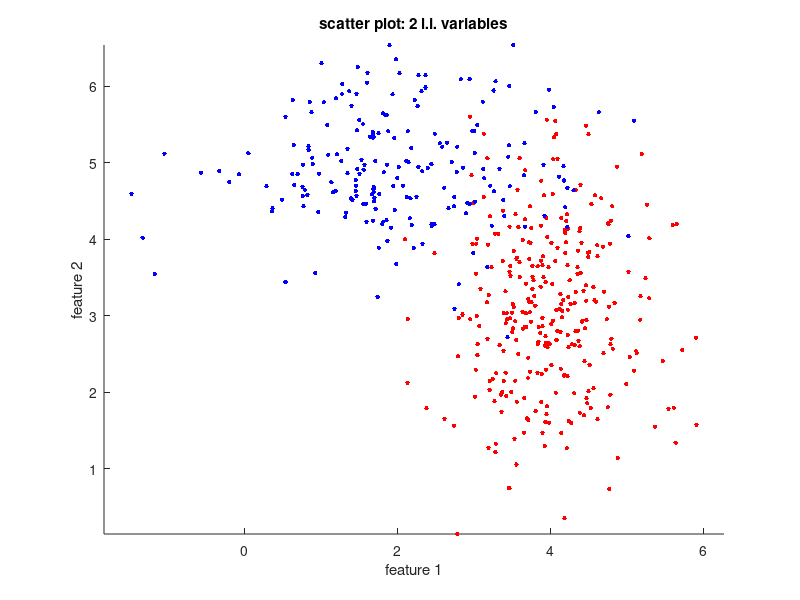
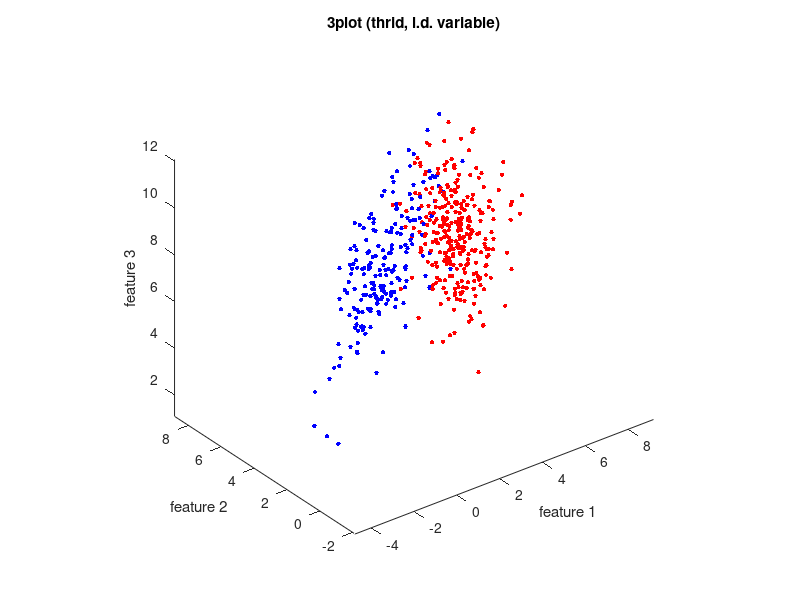
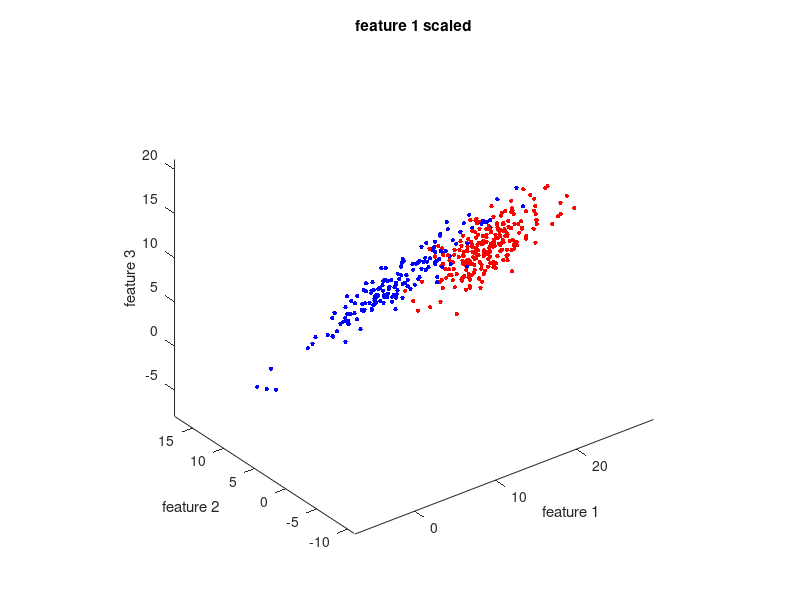

The MATLAB source for these figures, in order: (Note: this script raises an error after producing the figures.)
%% empty
clear all,close all, clc
%% generate gaussian-distributed dataset
F_c1 = mvnrnd([4 3], [.4 1.2], 300);    
F_c2 = mvnrnd([2 5], [1.5 .5], 200);  

cla    
hold on
plot(F_c1(:, 1), F_c1(:, 2), 'r.', 'markersize',10)
plot(F_c2(:, 1), F_c2(:, 2), 'b.', 'markersize',10)
axis equal

xlabel('feature 1')    
ylabel('feature 2')
title('scatter plot: 2 l.i. variables')

%% steps

% add thrid feature:
F_c1 = [F_c1 1.5*F_c1(:, 1) + 0.8*F_c1(:, 2)];
F_c2 = [F_c2 1.5*F_c2(:, 1) + 0.8*F_c2(:, 2)];

figure    
hold on   
plot3(F_c1(:, 1), F_c1(:, 2), F_c1(:, 3), 'r.', 'markersize',10) 
plot3(F_c2(:, 1), F_c2(:, 2), F_c2(:, 3), 'b.', 'markersize',10) 
axis equal    
view(3)     

xlabel('feature 1')  
ylabel('feature 2')    
zlabel('feature 3')
title('3plot (thrid, l.d. variable)')

% create dataset (add labels):
F = [F_c1;F_c2];
L = [ones([300 1]);2*ones([200 1])]; 
data = [F L];

% corrupt feature 2:
data = data(randperm(size(data, 1)), :);
Nnan = round(0.2*size(data, 1)); % 20% smaples as invalid 
% random vector--> range:[1-size(data)] integers | size: Nnan
nan_idx = randi([1 size(data, 1)], [Nnan 1]);   
nan_idx = unique(nan_idx, 'stable'); % erase duplicated indexes
data(nan_idx, 2) = nan; % introduce Nans

% scale-corrupting:
scale = 5; 
data(:, 1) = scale*data(:, 1);

% plot
figure    
hold on    
c1_map = (data(:, end) == 1); 
c2_map = (data(:, end) == 2);
plot3(data(c1_map, 1), data(c1_map, 2), data(c1_map, 3), 'r.', 'markersize',10)     % plotto i campioni di classe 1 selezionandoli dal dataset con la relativa mappa
plot3(data(c2_map, 1), data(c2_map, 2), data(c2_map, 3), 'b.', 'markersize',10)     % plotto allo stesso modo i campioni di classe 2
axis equal 
view(3)

xlabel('feature 1') 
ylabel('feature 2') 
zlabel('feature 3')  
title('feature 1 scaled')

%% cleaning dataset

% -- substitute NaNs by the mean (class-depend.):
F = data(:, 1:end - 1); 
L = data(:, end);
C = unique(data(:, end));

F_nan_idx = find(any(isnan(F), 1)); % find nan-containing columns

for i = 1:length(F_nan_idx)
    for j = 1:length(C) % for each CLASS:
        C_j_map = (L == C(j)); % map for current-for-loop class
        nan_map = isnan(F(:, F_nan_idx(i))); % search for nans in colum reported      
        C_j_nan_map = and(nan_map, C_j_map); % only nans in current-for-loop class     
        C_j_not_nan_map = and(~nan_map, C_j_map); % ~nans and current-for-loop class

        mean_ij = mean(F(C_j_not_nan_map, F_nan_idx(i))); % mean from non-nans

        F(C_j_nan_map, F_nan_idx(i)) = mean_ij; % apply on nans in F
    end
end

% -- substitute Nans by KNN values (instance-depend.):
F = data(:, 1:end - 1);
L = data(:, end); 

obs_nan_map = any(isnan(F), 2); % nans map
    % features/labels | nans/non-nans :
F_nan = F(obs_nan_map, :); 
F_not_nan = F(~obs_nan_map, :);
L_nan = L(obs_nan_map); 
L_not_nan = L(~obs_nan_map);

for i = 1:size(F_nan, 1) % for all nan features (~90 samples)
    feat_nan_map = isnan(F_nan(i, :)); %nan column
%non-nan list for the class of the current-for-loop sample's LABEL:
    F_not_nan_C = F_not_nan(L_not_nan == L_nan(i), :); 
%distance between all non-nan smaples (in nan column) and current-for-loop nan sample:
    nan_not_nan_C_dist = dist(F_not_nan_C(:, ~feat_nan_map), F_nan(i, ~feat_nan_map)');
    [~, sort_pos] = sort(nan_not_nan_C_dist); % sort and get idxs
%substitute each nan by mean (computed from the first 5-NN)
    F_nan(i, feat_nan_map) = mean(F_not_nan_C(sort_pos(1:5), feat_nan_map), 1);
end

F(obs_nan_map, :)= F_nan; % replace in F
data(:, 1:end - 1)= F;


% -- normalize: 
F = data(:, 1:end - 1);   
F = (F - min(F, [], 1))./(max(F, [], 1) - min(F, [], 1)); 

% -- standardize:
F = data(:, 1:end - 1);
F = (F - mean(F, 1))./std(F, 1)
data(:, 1:end - 1) = F;  

%% Feature selection

% -- correlation:
F = data(:, 1:end - 1);
F_corr_abs = abs(corr(F));  % correlation matrix

figure 
heatmap(F_corr_abs) % show graphically 
title('Correlation Matrix')

F_corr_sum = sum(F_corr_abs, 1)/size(F, 2); % sum columns (symmetric) 
F = F(:, F_corr_sum <= .7); 

% -- pair-wise (Wilcoxon method):
F = data(:, 1:end - 1); 
L = data(:, end);  

W = nan(1, size(F, 2)); 
for i = 1:size(F, 2) 
    obs_C1_map = (L == 1); % c1 map (idxs)
    obs_C2_map = (L == 2);
    
    W(i) = ranksum(F(obs_C1_map, i), F(obs_C2_map, i));
end
F = F(:, W <= 0.05); 

% -- Relief:
F = data(:, 1:end - 1); 
L = data(:, end);

[W_rank, W] = relieff(F, L, 3);  

figure
bar(W(W_rank))
hold on 
th = 0.005;
plot([0 4], [th th], 'r', 'linewidth',3)
axis(axis + [0 0 0 .1*th]) 
title('Relieff method')
F = F(:, W >= th); 

% -- PCA
F = data(:, 1:end - 1);
[a_vet, ~, a_val] = pca(F, 'algorithm','eig', 'economy','off')

figure 
plot(0:length(a_val), [0;cumsum(a_val)/sum(a_val)], 'o-')
xlabel('#eigenvalue')
ylabel('eigen-value')
title('PCA')
F = F(:, a_vet(:, 1) >= 0.5);

F = data(:, 1:end - 1);
scores = F*a_vet; 

figure  
plot(scores(:, 1), scores(:, 2), '*m')  
title('PCA scores')


% -- Wrapper:
random_sort = randperm(size(data, 1)); % random idxs
F = data(random_sort, 1:end - 1); % random idxs to data
L = data(random_sort, end);
C = unique(L); % classes

tr_idx = 1:450; % training until #450
te_idx = tr_idx(end) + 1:length(L); % 450+[]
F_tr = F(tr_idx, :);  
F_te = F(te_idx, :);
L_tr = L(tr_idx);   
L_te = L(te_idx);  

acc_firsts_i = [];   
for i = 1:size(F, 2) 
    classificatore = fitcnb (F_tr(:, 1:i), L_tr); %Naive Bayes Classifier
    predictions = predict(classificatore, F_te(:, 1:i));  
    CM = confusionmat(L_te, predictions, 'order',C);    % Confusion Matrix 
    acc = trace(CM)/sum(CM(:)); 

    acc_firsts_i = cat(2, acc_firsts_i, acc);
end

figure   
plot(acc_firsts_i, '.-') 

acc_diff = diff(acc_firsts_i); % derivative of accuracy vector
acc_diff = [0 acc_diff]; 

hold on     
plot(acc_diff, 'r.-')  
legend('acc','acc_{deriv}')
title('accuracy')

F = F(:, 1:find(acc_diff < 0, 1) - 1); 

if isempty(F) 
    F = data(:, 1:end - 1);  
end

%%
disp('END') 